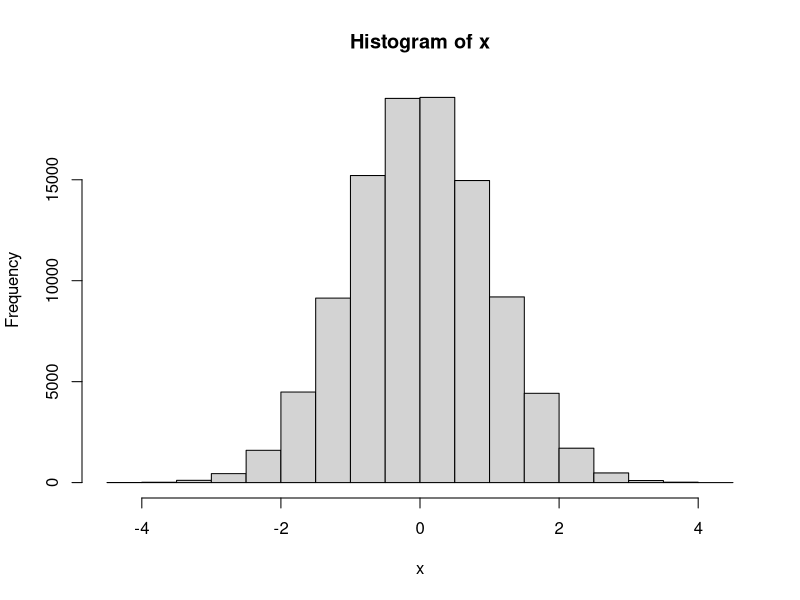

Reproduce this figure in R.
## ---- chunk 1
    mod <- lm(mpg ~ wt, data = mtcars)
    summary(mod)
## ---- chunk 2
x <- rnorm(1e5)
hist(x)
## ---- chunk 3
xhist <- hist(x, plot = FALSE)
str(xhist)
## ---- chunk 4
    options(my_option = 1)
    old <- options(my_option = 2)
    str(old)
## ---- chunk 5
    old <- options(list(my_option1 = 1, my_option2 = 2))
## ---- chunk 6
getOption("my_option1")

old <- options(my_option1 = 10)
getOption("my_option1")
options(old)

getOption("my_option1")
## ---- chunk 7
x <- Sys.time()
